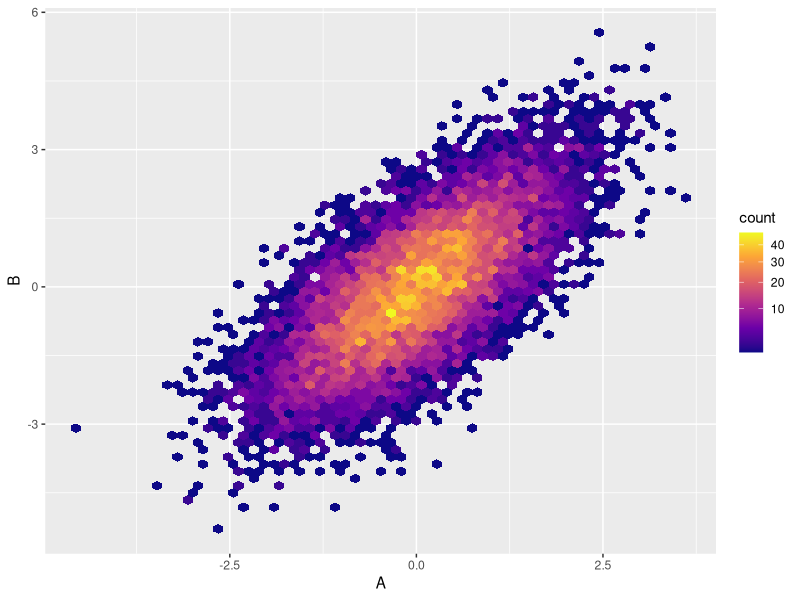
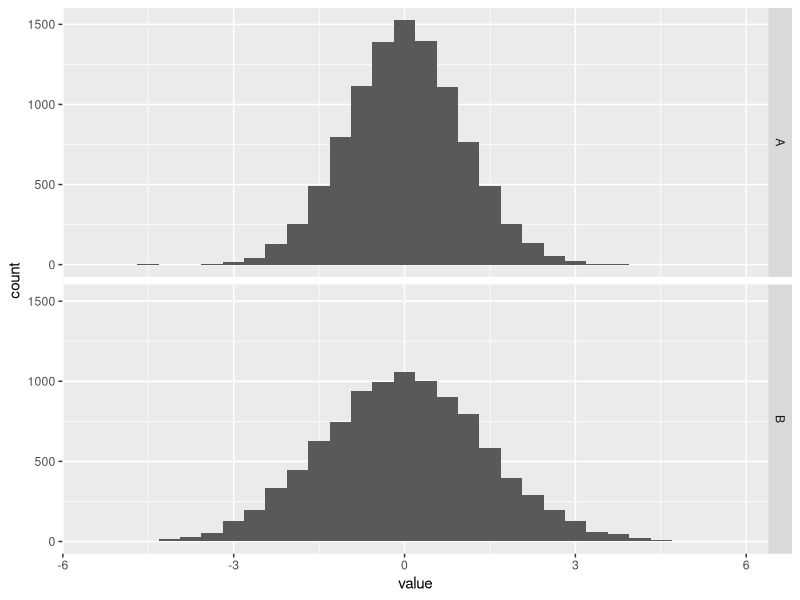
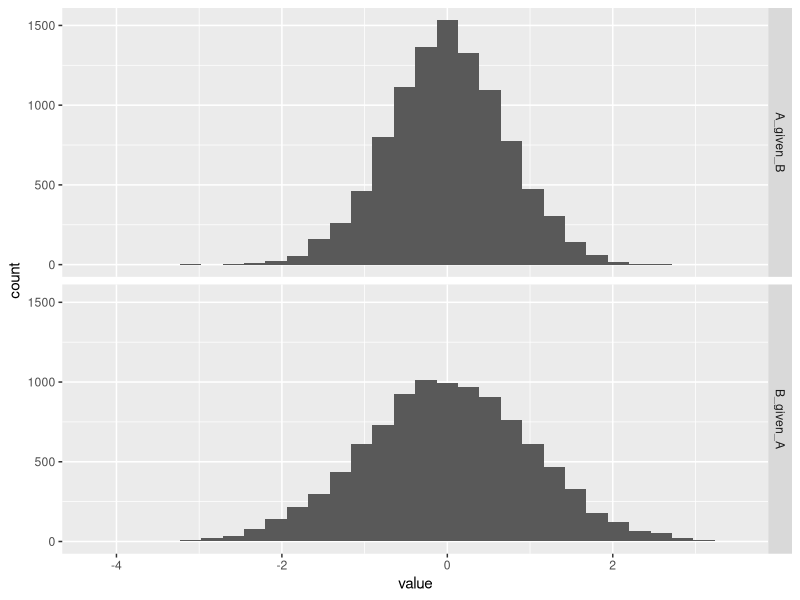
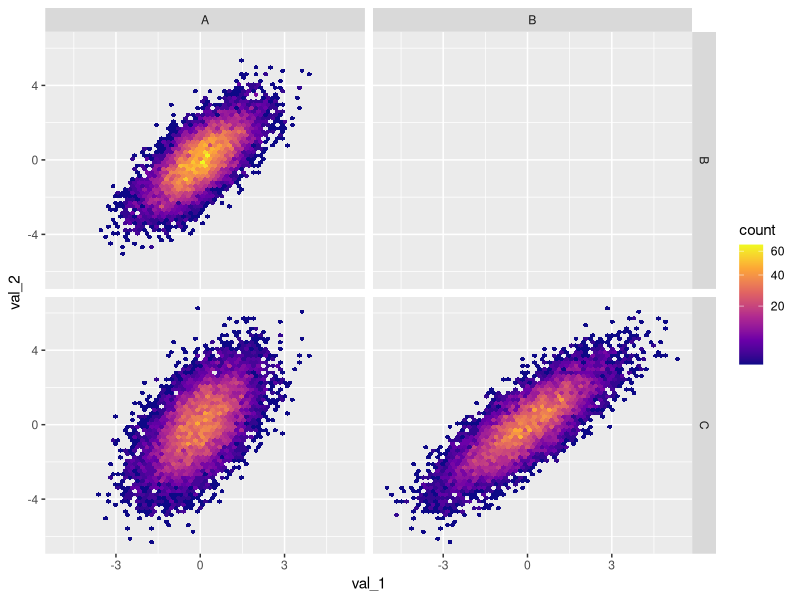

Write R code to recreate these figures, in order.
## ---- chunk 1
knitr::opts_chunk$set(echo = TRUE)
## ---- chunk 2
library(dplyr)
library(ggplot2)
## ---- chunk 3
N <- 10000

dat <- tibble(A = rnorm(N)) %>%
  mutate(B = rnorm(N, mean = A))

ggplot(dat, aes(x = A, y = B)) +
  geom_hex(bins = 60) +
  scale_fill_viridis_c(option = "plasma", trans = "sqrt")
## ---- chunk 4
stacked_A_B <- dat %>%
  tidyr::gather(variable)

stacked_A_B %>%
  ggplot(aes(x = value)) +
  geom_histogram() +
  facet_grid(variable ~ .)

stacked_A_B %>%
  dplyr::group_by(variable) %>%
  dplyr::summarize(Var = var(value))
## ---- chunk 5
A_given_B <- lm(A ~ B, dat)
summary(A_given_B)

B_given_A <- lm(B ~ A, dat)
summary(B_given_A)
## ---- chunk 6
dat_conditioned <- dat %>%
  dplyr::mutate(A_given_B = A_given_B$resid,
                B_given_A = B_given_A$resid) %>%
  dplyr::select(A_given_B, B_given_A) %>%
  tidyr::gather(relationship)

ggplot(dat_conditioned, aes(x = value)) +
  geom_histogram() +
  facet_grid(relationship ~ .)

dat_conditioned %>%
  dplyr::group_by(relationship) %>%
  dplyr::summarize(Var = var(value))
## ---- chunk 7
N <- 10000

dat <- tibble(A = rnorm(N)) %>%
  mutate(
    B = rnorm(N, mean = A),
    C = rnorm(N, mean = B),
    entry = 1:n()
    )

dat_bivariate_comparisons <- tibble(
  key_1 = c("A", "A", "B"),
  key_2 = c("B", "C", "C")
  ) %>%
  left_join(tidyr::gather(dat, key_1, val_1, -entry), by = "key_1") %>%
  left_join(tidyr::gather(dat, key_2, val_2, -entry), by = c("entry", "key_2"))

ggplot(dat_bivariate_comparisons, aes(x = val_1, y = val_2)) +
  geom_hex(bins = 60) +
  facet_grid(key_2 ~  key_1) +
  scale_fill_viridis_c(option = "plasma", trans = "sqrt")
## ---- chunk 8
# A predicts C
C_given_A <- lm(C ~ A, dat)
summary(C_given_A)

# unless we include B; C is conditionally independent of A given B
C_given_BA <- lm(C ~ B + A, dat)
summary(C_given_BA)

# this is also true if we we considered A being impacted by A
summary(lm(A ~ B + C, dat))
summary(lm(A ~ C, dat))

# but, if we can indicate that A -> B, and B -/-> A


